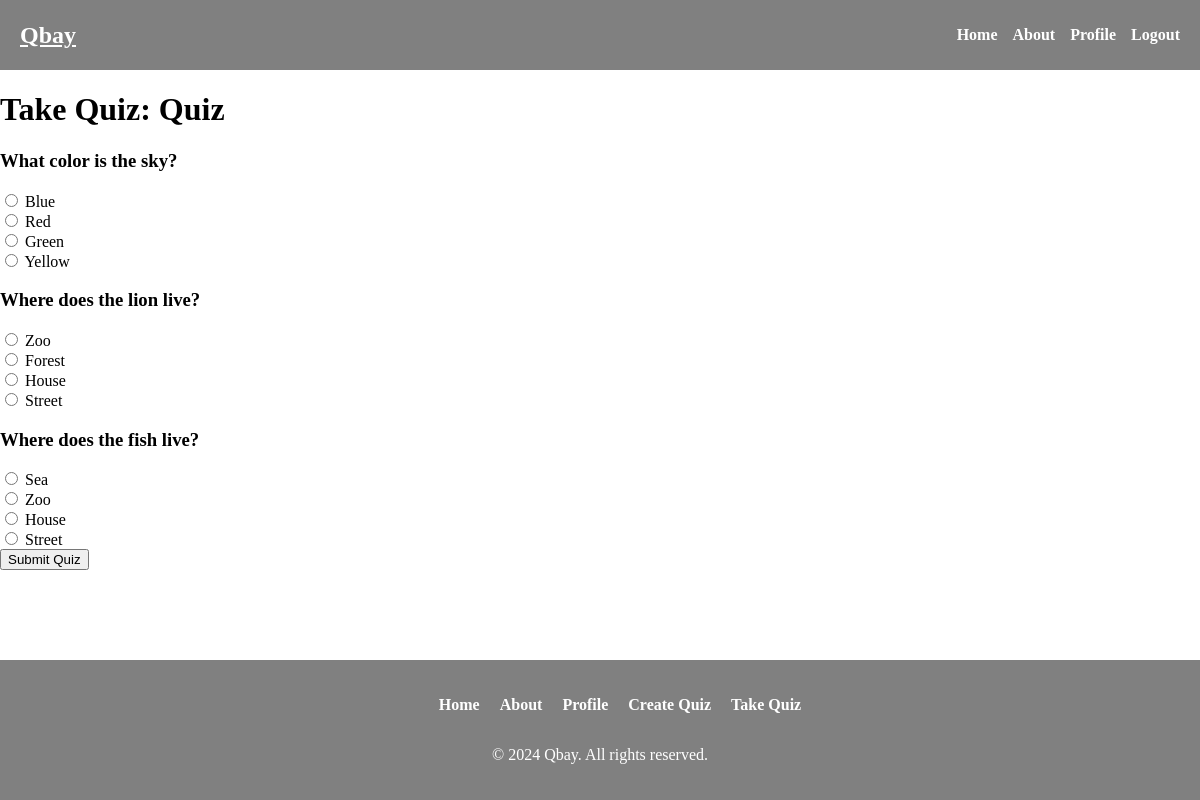
The app's page /quizzes/quiz/24/take/ (signed in) with its own data.
### quizzes/models.py (models this page shows, shortened)
class Quiz(models.Model):
    title = models.CharField(max_length=255)
    created_by = models.ForeignKey('auth.User', on_delete=models.CASCADE)
    created_at = models.DateTimeField(auto_now_add=True)
    num_questions = models.IntegerField()
    total_questions = models.IntegerField(default=0)
    is_published = models.BooleanField(default=False)

class Question(models.Model):
    quiz = models.ForeignKey(Quiz, on_delete=models.CASCADE)
    question_text = models.CharField(max_length=255)

class Answer(models.Model):
    question = models.ForeignKey(Question, on_delete=models.CASCADE)
    text = models.CharField(max_length=255)
    is_correct = models.BooleanField(default=False)

### quizzes/views.py (the view, shortened to what this page needs)
# urls.py: path('quiz/<int:quiz_id>/take/', views.take_quiz, name='take_quiz'),
@login_required
def take_quiz(request, quiz_id):
    quiz = get_object_or_404(Quiz, id=quiz_id, is_published=True)
    questions = Question.objects.filter(quiz=quiz)
    context = {
        'quiz': quiz,
        'questions': questions,
    }
    return render(request, 'quizzes/take_quiz.html', context)

### templates/quizzes/take_quiz.html (shortened to what this page needs)
{% extends 'base.html' %}
{% block content %}
    <h1>Take Quiz: {{ quiz.title }}</h1>
    <form method="post">
        {% for question in questions %}
            <h3>{{ question.question_text }}</h3>
            {% for answer in question.answer_set.all %}
                <label>
                    <input type="radio" name="question_{{ question.id }}" value="{{ answer.id }}">
                    {{ answer.text }}
                </label><br>
            {% endfor %}
        {% endfor %}
        <input type="submit" value="Submit Quiz">
    </form>
{% endblock %}

### static/css/style.css (style rules this page uses)
body { margin: 0; padding: 0; display: flex; flex-direction: column; min-height: 100vh; }
html, body { height: 100%; }
input[type="radio"] { appearance: radio; }

### records on screen
Quiz: title "Quiz"
Question: question_text "What color is the sky?"
Answer: text "Blue"
Answer: text "Red"
Answer: text "Green"
Answer: text "Yellow"
Question: question_text "Where does the lion live?"
Answer: text "Zoo"
Answer: text "Forest"
Answer: text "House"
Answer: text "Street"
Question: question_text "Where does the fish live?"
Answer: text "Sea"
Answer: text "Zoo"
Answer: text "House"
Answer: text "Street"
